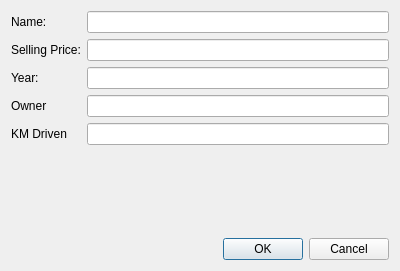
<?xml version="1.0" encoding="UTF-8"?>
<ui version="4.0">
 <class>EditInfo</class>
 <widget class="QDialog" name="EditInfo">
  <property name="geometry">
   <rect>
    <x>0</x>
    <y>0</y>
    <width>400</width>
    <height>271</height>
   </rect>
  </property>
  <property name="windowTitle">
   <string>Dialog</string>
  </property>
  <layout class="QVBoxLayout" name="verticalLayout_2">
   <item>
    <layout class="QFormLayout" name="formLayout">
     <item row="0" column="0">
      <widget class="QLabel" name="label">
       <property name="text">
        <string>Name:</string>
       </property>
      </widget>
     </item>
     <item row="1" column="0">
      <widget class="QLabel" name="label_2">
       <property name="text">
        <string>Selling Price:</string>
       </property>
      </widget>
     </item>
     <item row="4" column="0">
      <widget class="QLabel" name="label_3">
       <property name="text">
        <string>KM Driven</string>
       </property>
      </widget>
     </item>
     <item row="3" column="0">
      <widget class="QLabel" name="label_4">
       <property name="text">
        <string>Owner</string>
       </property>
      </widget>
     </item>
     <item row="2" column="0">
      <widget class="QLabel" name="label_5">
       <property name="text">
        <string>Year:</string>
       </property>
      </widget>
     </item>
     <item row="0" column="1">
      <widget class="QLineEdit" name="lineName">
       <property name="text">
        <string/>
       </property>
      </widget>
     </item>
     <item row="1" column="1">
      <widget class="QLineEdit" name="linePrice"/>
     </item>
     <item row="2" column="1">
      <widget class="QLineEdit" name="lineYear"/>
     </item>
     <item row="3" column="1">
      <widget class="QLineEdit" name="lineOwner"/>
     </item>
     <item row="4" column="1">
      <widget class="QLineEdit" name="lineKM"/>
     </item>
    </layout>
   </item>
   <item>
    <widget class="QDialogButtonBox" name="buttonBox">
     <property name="orientation">
      <enum>Qt::Horizontal</enum>
     </property>
     <property name="standardButtons">
      <set>QDialogButtonBox::Cancel|QDialogButtonBox::Ok</set>
     </property>
    </widget>
   </item>
  </layout>
 </widget>
 <resources/>
 <connections>
  <connection>
   <sender>buttonBox</sender>
   <signal>accepted()</signal>
   <receiver>EditInfo</receiver>
   <slot>accept()</slot>
   <hints>
    <hint type="sourcelabel">
     <x>240</x>
     <y>231</y>
    </hint>
    <hint type="destinationlabel">
     <x>157</x>
     <y>218</y>
    </hint>
   </hints>
  </connection>
  <connection>
   <sender>buttonBox</sender>
   <signal>rejected()</signal>
   <receiver>EditInfo</receiver>
   <slot>reject()</slot>
   <hints>
    <hint type="sourcelabel">
     <x>327</x>
     <y>231</y>
    </hint>
    <hint type="destinationlabel">
     <x>286</x>
     <y>218</y>
    </hint>
   </hints>
  </connection>
 </connections>
</ui>
